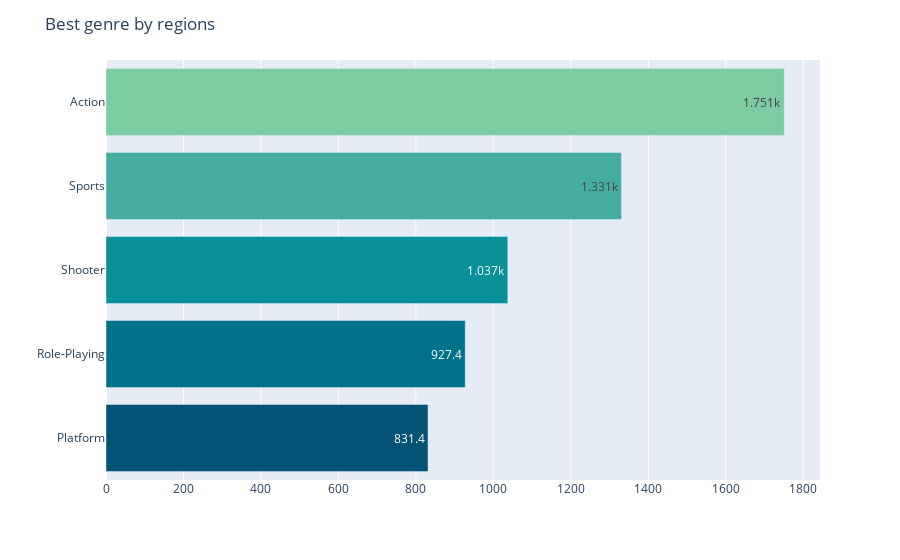

The notebook cell this image was saved under:
### Code cell
# Create Barplot
fig = px.bar(df, y="Genre", x="Global_Sales", text_auto='.4s')
fig.update_traces(marker_color=px.colors.sequential.Bluyl_r)
fig.update_layout(title="Best genre by regions", xaxis_title="", yaxis_title="")
fig.show()

### Figure 1 — Plotly figure (JSON) as saved in the notebook; plotly's stock layout.template omitted (floating-point values rounded to 4 significant figures)
{"data": [{"alignmentgroup": "True", "hovertemplate": "Global_Sales=%{x}<br>Genre=%{y}<extra></extra>", "legendgroup": "", "marker": {"color": ["rgb(4, 82, 117)", "rgb(0, 113, 139)", "rgb(8, 144, 153)", "rgb(70, 174, 160)", "rgb(124, 203, 162)", "rgb(183, 230, 165)", "rgb(247, 254, 174)"], "pattern": {"shape": ""}}, "name": "", "offsetgroup": "", "orientation": "h", "showlegend": false, "textposition": "auto", "texttemplate": "%{x:.4s}", "type": "bar", "x": [831.4, 927.4, 1037.0, 1331.0, 1751.0], "xaxis": "x", "y": ["Platform", "Role-Playing", "Shooter", "Sports", "Action"], "yaxis": "y"}], "layout": {"barmode": "relative", "legend": {"tracegroupgap": 0}, "margin": {"t": 60}, "title": {"text": "Best genre by regions"}, "xaxis": {"anchor": "y", "domain": [0, 1], "title": {"text": ""}}, "yaxis": {"anchor": "x", "domain": [0, 1], "title": {"text": ""}}}}
